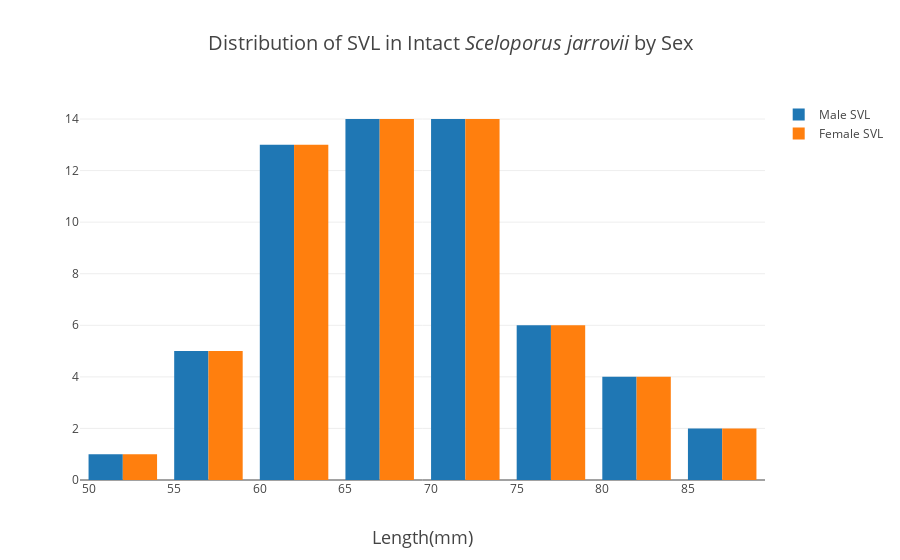

Source (notebook cell):
### Code cell
SVLMales = go.Histogram(x=df.loc[df.sex=='female','svl'],name='Male SVL')
SVLFemales = go.Histogram(x=df.loc[df.sex=='female','svl'],name='Female SVL')
data =[SVLMales,SVLFemales]
layout = go.Layout(
    title = 'Distribution of SVL in Intact <i>Sceloporus jarrovii</i> by Sex',
    titlefont = dict(
        size = 20),
    xaxis = dict(
        dtick = 5,
        title = 'Length(mm)',
        titlefont = dict(
            size = 18)))
fig = go.Figure(data=data, layout=layout)
plot(fig, filename = 'Distribution of SVL in Intact Sceloporus jarrovii by Sex.html')
iplot(fig, filename = 'Distribution of SVL in Intact Sceloporus jarrovii by Sex.html')

### Figure 1 — Plotly figure (JSON) as saved in the notebook; plotly's stock layout.template omitted (floating-point values rounded to 4 significant figures)
{"data": [{"name": "Male SVL", "type": "histogram", "uid": "23f3d7f4-ab2c-11e9-be3c-90324b8dd25e", "x": [84, 69, 70, 84, 64, 79, 75, 66, 65, 70, 62, 75, 72, 78, 59, 65, 65, 64, 74, 66, 69, 73, 71, 82, 64, 60, 66, 72, 64, 72, 77, 65, 74, 71, 80, 74, 70, 59, 59, 74, 64, 59, 67, 60, 54, 56, 70, 63, 62, 66, 65, 64, 65, 79, 88, 64, 64, 69, 87]}, {"name": "Female SVL", "type": "histogram", "uid": "23f3fdb8-ab2c-11e9-b2b5-90324b8dd25e", "x": [84, 69, 70, 84, 64, 79, 75, 66, 65, 70, 62, 75, 72, 78, 59, 65, 65, 64, 74, 66, 69, 73, 71, 82, 64, 60, 66, 72, 64, 72, 77, 65, 74, 71, 80, 74, 70, 59, 59, 74, 64, 59, 67, 60, 54, 56, 70, 63, 62, 66, 65, 64, 65, 79, 88, 64, 64, 69, 87]}], "layout": {"title": "Distribution of SVL in Intact <i>Sceloporus jarrovii</i> by Sex", "titlefont": {"size": 20}, "xaxis": {"dtick": 5, "title": "Length(mm)", "titlefont": {"size": 18}}}}
